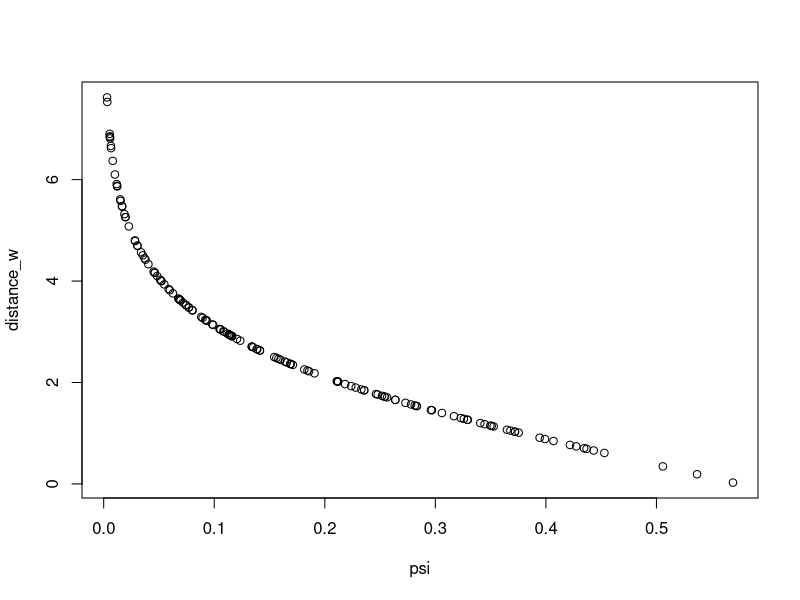
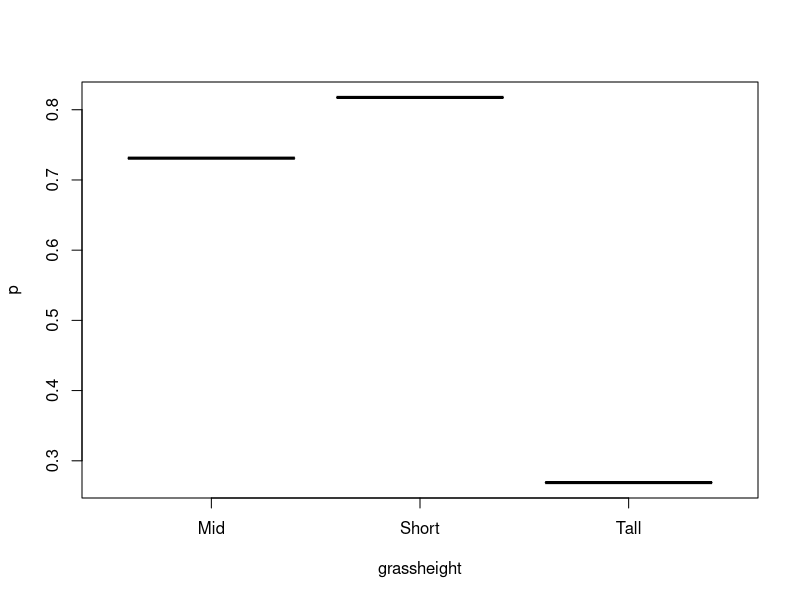

The R script that drew these images, in order:
nvisits <- 4
nsites <- 150

#site level covariates
grassheight <- sample(c("Short","Mid", "Tall"), nsites, replace = T, prob = c(0.35, 0.4, 0.25)) #covaries with p
shrubcover <- runif(nsites,0,0.6) #does not covary with p or psi
distance_w <- rpois(nsites, lambda = 2.5) + runif(nsites,0,1) #covaries with psi

#observation level covariates
observer <- sample(c("A","B"), nvisits * nsites, replace = T) #does not covary with p or psi

#simulate true psi with negative relationship with distance to water
psi <- plogis(0.3 + (-0.8 * distance_w))

#create vector of effects for categorical data for generating p
grasscov <- NA
for(i in 1:nsites){
  grasscov[i] <- switch(grassheight[i], "Tall" = -1, "Mid" = 1, "Short" = 1.5)
}

#simulate true detection at different levels of the site level categorical variable
p <- plogis(grasscov)


simoccudata <- function(nsites, nvisits, psi, p){
  #y is the observed detections
  y <- matrix(NA, nsites, nvisits)
  
  #z is the true occupancy at each site
  z <- NA
  
  for(i in 1:nsites){
    z[i] <- rbinom(1, 1, psi[i])
    y[i,] <- rbinom(nvisits, 1, z[i] * p[i])
  }
  y
}

#make sure relationships are as we intended
plot(psi, distance_w)
boxplot(p~grassheight)

#output data for analysis
data <- simoccudata(nsites, nvisits, psi, p)
data <- as.data.frame(data)
names(data) <- c("week1", "week2", "week3", "week4")
sitecovs <- data.frame(grassheight, shrubcover, distance_w)
obscovs <- data.frame(observer)

write.csv(data, file = "unicorns.csv", row.names = F)
write.csv(sitecovs, file = "unicorn_sitecovs.csv", row.names = F)
write.csv(obscovs, file = "unicorn_obscovs.csv", row.names = F)


